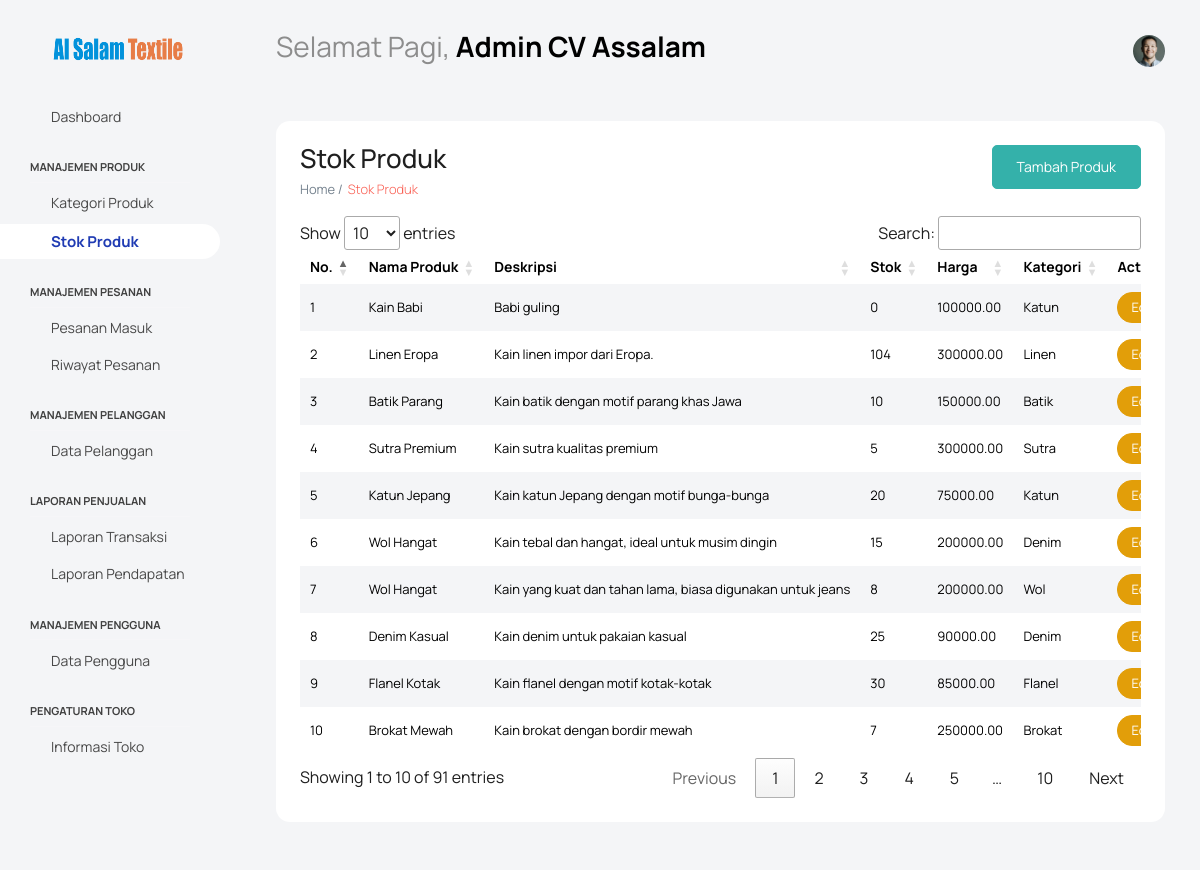
Page /index.php?page=stok-produk (signed in) on the committed database.
### tables this page shows
CREATE TABLE IF NOT EXISTS `produk` (
  `id` int NOT NULL AUTO_INCREMENT,
  `nama_produk` varchar(255) NOT NULL,
  `kategori_id` int DEFAULT NULL,
  `harga` decimal(10,2) NOT NULL,
  `stok` int NOT NULL,
  `deskripsi` text,
  PRIMARY KEY (`id`),
  KEY `kategori_id` (`kategori_id`)
);

CREATE TABLE IF NOT EXISTS `kategori_produk` (
  `id` int NOT NULL AUTO_INCREMENT,
  `nama_kategori` varchar(255) NOT NULL,
  `deskripsi` text,
  PRIMARY KEY (`id`)
);

### src/pages/admin/stok-produk.php (the view, shortened to what this page needs)
<?php
include('src/config/koneksi.php');
$sql_produk = "SELECT p.*, k.nama_kategori
               FROM produk p
               LEFT JOIN kategori_produk k ON p.kategori_id = k.id";
$result_produk = $conn->query($sql_produk);
?>
<div class="col-lg-12 grid-margin stretch-card">
    <div class="card">
        <div class="card-body">
            <?php if ($_SESSION['role'] == 1) { ?>
                <button type="button" class="btn btn-success float-end" data-toggle="modal" data-target="#addProductModal">
                    Tambah Produk
                </button>
            <?php } ?>
            <h2 class="mb-2">Stok Produk</h2>
            <p class="card-description"> Home /<code>Stok Produk</code></p>
            <div class="table-responsive">
                <table class="table table-striped">
                    <thead>
                        <tr>
                            <th> No. </th>
                            <th> Nama Produk </th>
                            <th> Deskripsi </th>
                            <th> Stok </th>
                            <th> Harga </th>
                            <th> Kategori </th>
                            <?php if ($_SESSION['role'] == 1) { ?>
                                <th>Actions</th>
                            <?php } ?>
                        </tr>
                    </thead>
                    <tbody>
                        <?php
                        if ($result_produk->num_rows > 0) {
                            $no = 1;
                            while ($row_produk = $result_produk->fetch_assoc()) {
                                echo "<tr>";
                                echo "<td>" . $no++ . "</td>";
                                echo "<td>" . $row_produk["nama_produk"] . "</td>";
                                echo "<td>" . $row_produk["deskripsi"] . "</td>";
                                echo "<td>" . $row_produk["stok"] . "</td>";
                                echo "<td>" . $row_produk["harga"] . "</td>";
                                echo "<td>" . $row_produk["nama_kategori"] . "</td>";
                                if ($_SESSION['role'] == 1) {
                                    echo "<td>
                                        <button class='btn btn-warning btn-sm' onclick='editProduct(" . json_encode($row_produk) . ")'>Edit</button>
                                        <button class='btn btn-danger btn-sm' onclick='deleteProduct(" . $row_produk["id"] . ")'>Delete</button>
                                        </td>";
                                }
                                echo "</tr>";
                            }
                        } else {
                            echo "<tr><td colspan='7'>Tidak ada produk ditemukan</td></tr>";
                        }
                        ?>
                    </tbody>
                </table>
            </div>
        </div>
    </div>
</div>

### index.php (style rules this page uses)
table.dataTable thead th, table.dataTable thead td { border-bottom: none !important; }
table.dataTable.no-footer { border-bottom: none !important; }
table.dataTable tbody th, table.dataTable tbody td { border-top: none !important; }
table.dataTable { border-collapse: collapse; }
table.dataTable td, table.dataTable th { border: none !important; }

### rows in the picture
produk: nama_produk "Kain Babi", deskripsi "Babi guling", stok "0", harga "100000.00", kategori_produk.nama_kategori "Katun"
produk: nama_produk "Linen Eropa", deskripsi "Kain linen impor dari Eropa.", stok "104", harga "300000.00", kategori_produk.nama_kategori "Linen"
produk: nama_produk "Batik Parang", deskripsi "Kain batik dengan motif parang khas Jawa", stok "10", harga "150000.00", kategori_produk.nama_kategori "Batik"
produk: nama_produk "Sutra Premium", deskripsi "Kain sutra kualitas premium", stok "5", harga "300000.00", kategori_produk.nama_kategori "Sutra"
produk: nama_produk "Katun Jepang", deskripsi "Kain katun Jepang dengan motif bunga-bunga", stok "20", harga "75000.00", kategori_produk.nama_kategori "Katun"
produk: nama_produk "Wol Hangat", deskripsi "Kain tebal dan hangat, ideal untuk musim dingin", stok "15", harga "200000.00", kategori_produk.nama_kategori "Denim"
produk: nama_produk "Wol Hangat", deskripsi "Kain yang kuat dan tahan lama, biasa digunakan untuk jeans", stok "8", harga "200000.00", kategori_produk.nama_kategori "Wol"
produk: nama_produk "Denim Kasual", deskripsi "Kain denim untuk pakaian kasual", stok "25", harga "90000.00", kategori_produk.nama_kategori "Denim"
produk: nama_produk "Flanel Kotak", deskripsi "Kain flanel dengan motif kotak-kotak", stok "30", harga "85000.00", kategori_produk.nama_kategori "Flanel"
produk: nama_produk "Brokat Mewah", deskripsi "Kain brokat dengan bordir mewah", stok "7", harga "250000.00", kategori_produk.nama_kategori "Brokat"

### other values in the picture
$_SESSION['nama_lengkap'] "Admin CV Assalam"
